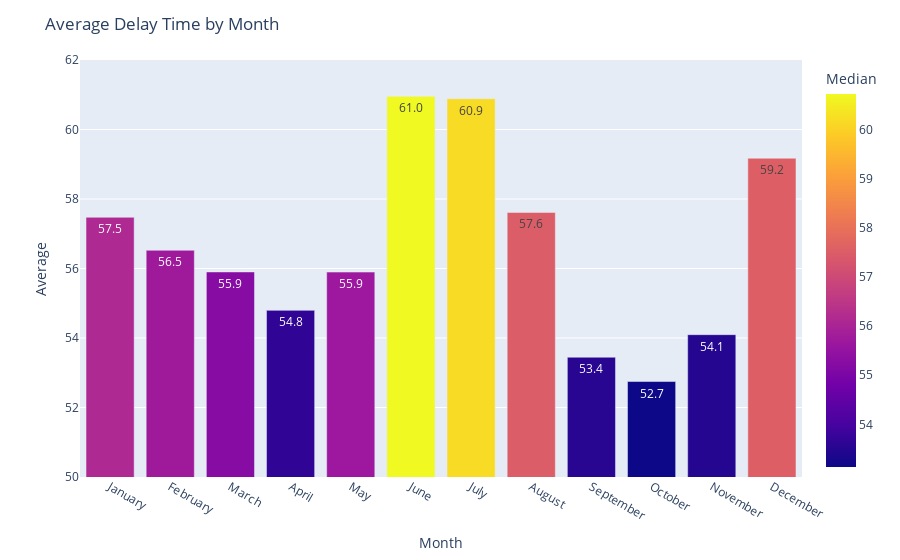

Notebook cell for this chart:
### Code cell
fig = px.bar(
    by_month,
    x="month",
    y="avg_time_delay",
    range_y=[50, 62],
    color="median_time_delay",
    text_auto=".1f",
    hover_data=["avg_time_delay", "median_time_delay"],
    labels={
        "avg_time_delay": "Average",
        "median_time_delay": "Median",
        "month": "Month",
    },
)

fig.update_layout(title_text="Average Delay Time by Month")

fig.show()

### Figure 1 — Plotly figure (JSON) as saved in the notebook; plotly's stock layout.template omitted (floating-point values rounded to 4 significant figures)
{"data": [{"alignmentgroup": "True", "customdata": [[56.13], [55.75], [55.22], [53.65], [55.68], [60.72], [60.19], [57.49], [53.54], [53.13], [53.47], [57.54]], "hovertemplate": "Month=%{x}<br>Average=%{y}<br>Median=%{marker.color}<extra></extra>", "legendgroup": "", "marker": {"color": [56.13, 55.75, 55.22, 53.65, 55.68, 60.72, 60.19, 57.49, 53.54, 53.13, 53.47, 57.54], "coloraxis": "coloraxis", "pattern": {"shape": ""}}, "name": "", "offsetgroup": "", "orientation": "v", "showlegend": false, "textposition": "auto", "texttemplate": "%{y:.1f}", "type": "bar", "x": ["January", "February", "March", "April", "May", "June", "July", "August", "September", "October", "November", "December"], "xaxis": "x", "y": [57.47, 56.52, 55.9, 54.8, 55.9, 60.95, 60.89, 57.61, 53.45, 52.75, 54.1, 59.17], "yaxis": "y"}], "layout": {"barmode": "relative", "coloraxis": {"colorbar": {"title": {"text": "Median"}}, "colorscale": [[0, "#0d0887"], [0.1111, "#46039f"], [0.2222, "#7201a8"], [0.3333, "#9c179e"], [0.4444, "#bd3786"], [0.5556, "#d8576b"], [0.6667, "#ed7953"], [0.7778, "#fb9f3a"], [0.8889, "#fdca26"], [1, "#f0f921"]]}, "legend": {"tracegroupgap": 0}, "margin": {"t": 60}, "title": {"text": "Average Delay Time by Month"}, "xaxis": {"anchor": "y", "domain": [0, 1], "title": {"text": "Month"}}, "yaxis": {"anchor": "x", "domain": [0, 1], "range": [50, 62], "title": {"text": "Average"}}}}
